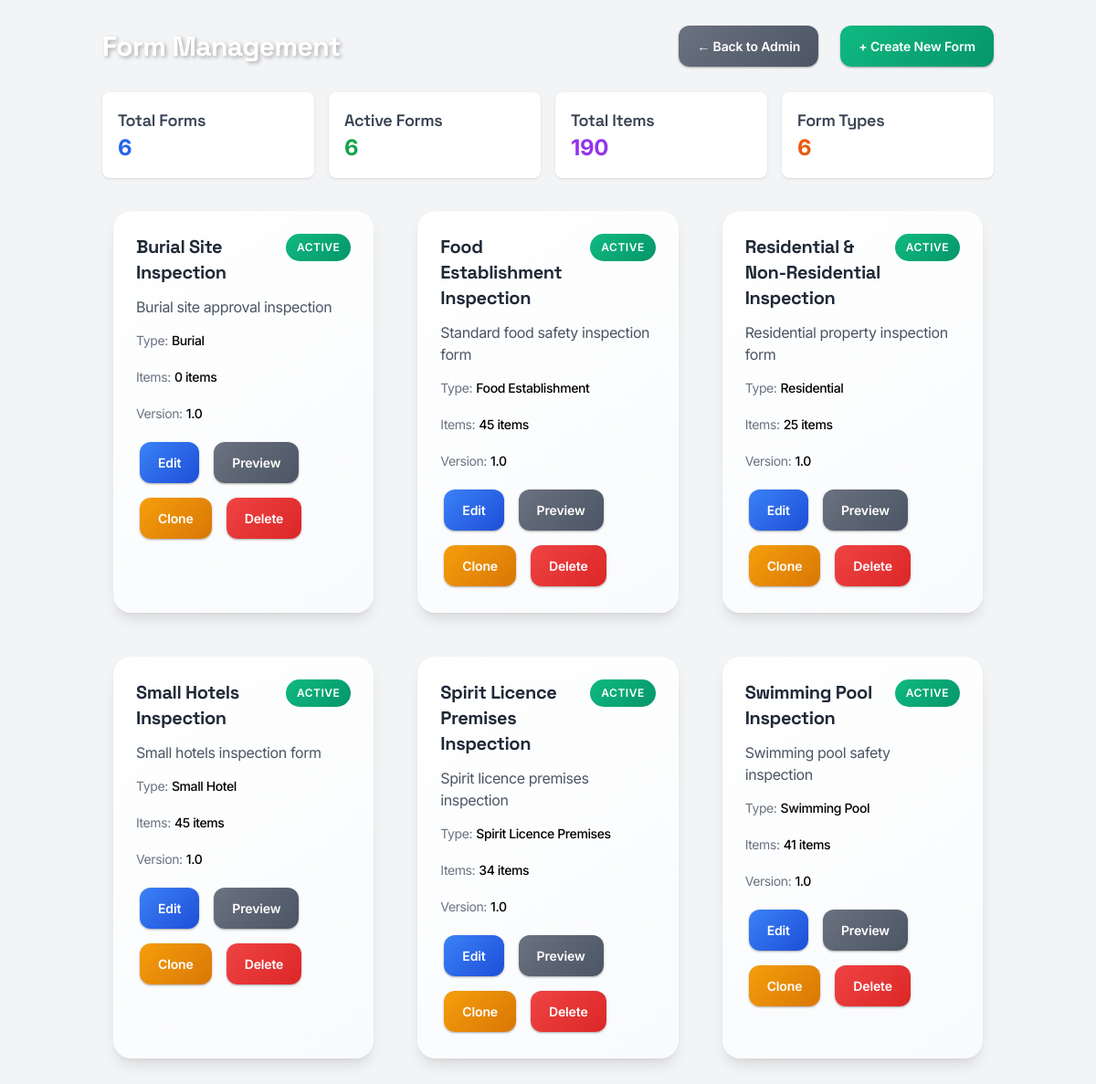
/admin/forms (signed in), run on the app's committed database.
### tables this page shows
CREATE TABLE form_templates (
        id INTEGER PRIMARY KEY AUTOINCREMENT,
        name TEXT NOT NULL UNIQUE,
        description TEXT,
        form_type TEXT NOT NULL,
        active INTEGER DEFAULT 1,
        created_date TEXT DEFAULT CURRENT_TIMESTAMP,
        version TEXT DEFAULT '1.0',
        created_by TEXT
    );

### app.py (the view)
@app.route('/admin/forms')
def form_management():
    if 'admin' not in session:
        return redirect(url_for('login'))
    conn = sqlite3.connect('inspections.db')
    c = conn.cursor()
    c.execute('''
        SELECT ft.id, ft.name, ft.description, ft.form_type, ft.active, ft.version,
               COUNT(fi.id) as item_count
        FROM form_templates ft
        LEFT JOIN form_items fi ON ft.id = fi.form_template_id AND fi.active = 1
        GROUP BY ft.id
        ORDER BY ft.name
    ''')
    forms = c.fetchall()
    conn.close()
    return render_template('form_management.html', forms=forms)

### templates/form_management.html (shortened to what this page needs)
<!DOCTYPE html>
<html>
<head>
    <script src="https://cdn.tailwindcss.com"></script>
</head>
<body class="bg-gray-100">
    <div class="container mx-auto p-6">
        <div class="flex justify-between items-center mb-6">
            <h1 class="text-3xl font-bold text-white">Form Management</h1>
            <div class="space-x-4">
                <a href="/admin" class="btn btn-secondary">← Back to Admin</a>
                <a href="/admin/forms/create" class="btn btn-success">+ Create New Form</a>
            </div>
        </div>
        <div class="grid grid-cols-1 md:grid-cols-4 gap-4 mb-6">
            <div class="bg-white rounded-lg p-4 shadow">
                <h3 class="text-lg font-semibold text-gray-700">Total Forms</h3>
                <p class="text-2xl font-bold text-blue-600">{{ forms|length }}</p>
            </div>
            <div class="bg-white rounded-lg p-4 shadow">
                <h3 class="text-lg font-semibold text-gray-700">Active Forms</h3>
                <p class="text-2xl font-bold text-green-600">{{ forms|selectattr('4', 'equalto', 1)|list|length }}</p>
            </div>
            <div class="bg-white rounded-lg p-4 shadow">
                <h3 class="text-lg font-semibold text-gray-700">Total Items</h3>
                <p class="text-2xl font-bold text-purple-600">{{ forms|sum(attribute='6') }}</p>
            </div>
            <div class="bg-white rounded-lg p-4 shadow">
                <h3 class="text-lg font-semibold text-gray-700">Form Types</h3>
                <p class="text-2xl font-bold text-orange-600">{{ forms|map(attribute='3')|unique|list|length }}</p>
            </div>
        </div>
        <div class="grid grid-cols-1 md:grid-cols-2 lg:grid-cols-3 gap-6">
            {% for form in forms %}
            <div class="form-card">
                <div class="flex justify-between items-start mb-3">
                    <h3 class="text-xl font-bold text-gray-800">{{ form[1] }}</h3>
                    <span class="status-badge {{ 'status-active' if form[4] else 'status-inactive' }}">
                        {{ 'Active' if form[4] else 'Inactive' }}
                    </span>
                </div>
                <p class="text-gray-600 mb-3">{{ form[2] or 'No description' }}</p>
                <div class="mb-4">
                    <span class="text-sm text-gray-500">Type:</span>
                    <span class="text-sm font-medium">{{ form[3] }}</span>
                </div>
                <div class="mb-4">
                    <span class="text-sm text-gray-500">Items:</span>
                    <span class="text-sm font-medium">{{ form[6] }} items</span>
                </div>
                <div class="mb-4">
                    <span class="text-sm text-gray-500">Version:</span>
                    <span class="text-sm font-medium">{{ form[5] }}</span>
                </div>
                <div class="flex flex-wrap gap-2">
                    <a href="/admin/forms/edit/{{ form[0] }}" class="btn btn-primary">Edit</a>
                    <a href="/admin/forms/preview/{{ form[0] }}" class="btn btn-secondary">Preview</a>
                    <button onclick="cloneForm({{ form[0] }})" class="btn btn-warning">Clone</button>
                    {% if form[4] %}
                    <button onclick="deleteForm({{ form[0] }})" class="btn btn-danger">Delete</button>
                    {% endif %}
                </div>
            </div>
            {% endfor %}
        </div>
    </div>
</body>
</html>

### data on the page
form_templates: name "Burial Site Inspection", active "ACTIVE", description "Burial site approval inspection", form_type "Burial", form "0", version "1.0"
form_templates: name "Food Establishment Inspection", active "ACTIVE", description "Standard food safety inspection form", form_type "Food Establishment", form "45", version "1.0"
form_templates: name "Residential & Non-Residential Inspection", active "ACTIVE", description "Residential property inspection form", form_type "Residential", form "25", version "1.0"
form_templates: name "Small Hotels Inspection", active "ACTIVE", description "Small hotels inspection form", form_type "Small Hotel", form "45", version "1.0"
form_templates: name "Spirit Licence Premises Inspection", active "ACTIVE", description "Spirit licence premises inspection", form_type "Spirit Licence Premises", form "34", version "1.0"
form_templates: name "Swimming Pool Inspection", active "ACTIVE", description "Swimming pool safety inspection", form_type "Swimming Pool", form "41", version "1.0"
